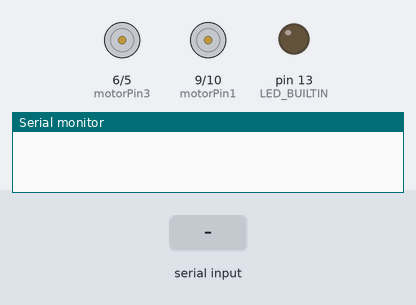
Simulated run of this sketch. Board: Arduino Uno, built with avr-gcc and run on an emulated ATmega328P. Parts: motor-driver pin pairs drawn as motors (green arrow = first pin HIGH = forward, orange = second pin HIGH = backward, longer = more drive), output pins drawn as LEDs (lit = HIGH), the last lines printed to the serial monitor. The test bench sets the inputs (shaded band).

Above: at 2.4 s.
2.5 s: "1\n" received over Serial
At 3.1 s:
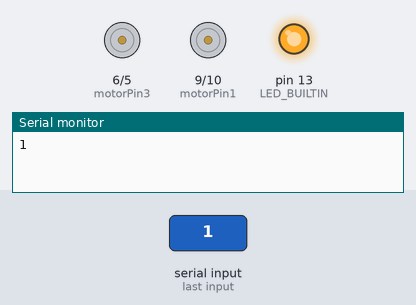
4.0 s: "0\n" received over Serial
At 4.3 s:
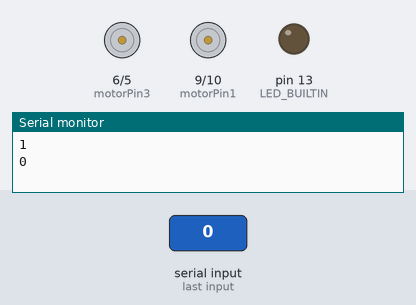
Timing chart, 0 to 7.0 s (numbered marks = the images above; inputs shaded):
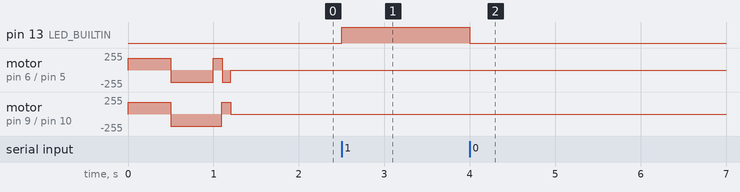

The sketch:

ROBIN1ST.ino
```cpp
//Motor A
const int motorPin1  = 9;  // Pin 14 of L293
const int motorPin2  = 10;  // Pin 10 of L293
//Motor B
const int motorPin3  = 6; // Pin  7 of L293
const int motorPin4  = 5;  // Pin  2 of L293

char data = 0;

void setup()
{
    Serial.begin(9600);
    pinMode(LED_BUILTIN, OUTPUT);

    //Set pins as outputs
    pinMode(motorPin1, OUTPUT);
    pinMode(motorPin2, OUTPUT);
    pinMode(motorPin3, OUTPUT);
    pinMode(motorPin4, OUTPUT);

    //Motor Control - Motor A: motorPin1,motorpin2 & Motor B: motorpin3,motorpin4

    //This code  will turn Motor A clockwise for 2 sec.
    analogWrite(motorPin1, 180);
    analogWrite(motorPin2, 0);
    analogWrite(motorPin3, 180);
    analogWrite(motorPin4, 0);
    delay(500);
    //This code will turn Motor A counter-clockwise for 2 sec.
    analogWrite(motorPin1, 0);
    analogWrite(motorPin2, 180);
    analogWrite(motorPin3, 0);
    analogWrite(motorPin4, 180);
    delay(500);

    //This code will turn Motor B clockwise for 2 sec.
    analogWrite(motorPin1, 0);
    analogWrite(motorPin2, 180);
    analogWrite(motorPin3, 180);
    analogWrite(motorPin4, 0);
    delay(100);
    //This code will turn Motor B counter-clockwise for 2 sec.
    analogWrite(motorPin1, 180);
    analogWrite(motorPin2, 0);
    analogWrite(motorPin3, 0);
    analogWrite(motorPin4, 180);
    delay(100);

    //And this code will stop motors
    analogWrite(motorPin1, 0);
    analogWrite(motorPin2, 0);
    analogWrite(motorPin3, 0);
    analogWrite(motorPin4, 0);

}


void loop()
{
     if(Serial.available() > 0)  // Send data only when you receive data:
   {
      data = Serial.read();        //Read the  incoming  data and store it into variable data
      Serial.print(data);          //Print Value inside data in Serial monitor
      Serial.print("\n");          //New line
      if(data == '1')              // Checks whether value of data is equal to 1
         digitalWrite(LED_BUILTIN, HIGH);   //If value is 1 then LED turns ON
      else if(data == '0')         //  Checks  whether value of data is equal to 0
         digitalWrite(LED_BUILTIN, LOW);;    //If value is 0 then LED turns OFF
   }


}
```

Measured:
- after the input at 2.5 s, pin 13 (LED_BUILTIN): LOW → HIGH at once
- after the input at 4.0 s, pin 13 (LED_BUILTIN): HIGH → LOW at once
